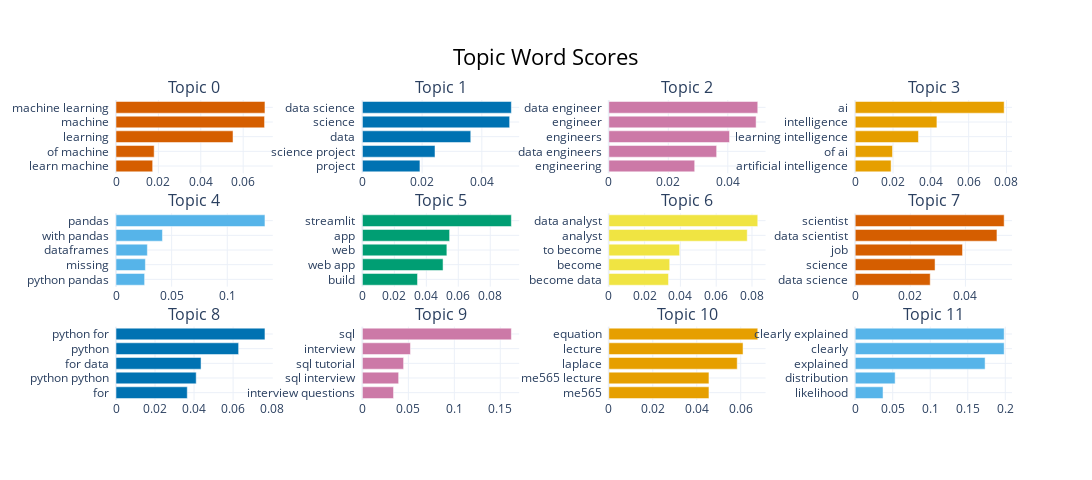

The cell this chart's notebook holds for it:
### Code cell
topic_model_base_title.visualize_barchart(top_n_topics=12, n_words=5, height=160, width=300)

### Figure 1 — Plotly figure (JSON) as saved in the notebook; plotly's stock layout.template omitted (floating-point values rounded to 4 significant figures)
{"data": [{"marker": {"color": "#D55E00"}, "orientation": "h", "type": "bar", "x": [0.01729, 0.01801, 0.05521, 0.07008, 0.07027], "xaxis": "x", "y": ["learn machine  ", "of machine  ", "learning  ", "machine  ", "machine learning  "], "yaxis": "y"}, {"marker": {"color": "#0072B2"}, "orientation": "h", "type": "bar", "x": [0.01927, 0.02432, 0.03629, 0.04932, 0.04989], "xaxis": "x2", "y": ["project  ", "science project  ", "data  ", "science  ", "data science  "], "yaxis": "y2"}, {"marker": {"color": "#CC79A7"}, "orientation": "h", "type": "bar", "x": [0.02887, 0.03625, 0.04058, 0.04951, 0.05007], "xaxis": "x3", "y": ["engineering  ", "data engineers  ", "engineers  ", "engineer  ", "data engineer  "], "yaxis": "y3"}, {"marker": {"color": "#E69F00"}, "orientation": "h", "type": "bar", "x": [0.01899, 0.01974, 0.03345, 0.04321, 0.07877], "xaxis": "x4", "y": ["artificial intelligence  ", "of ai  ", "learning intelligence  ", "intelligence  ", "ai  "], "yaxis": "y4"}, {"marker": {"color": "#56B4E9"}, "orientation": "h", "type": "bar", "x": [0.02571, 0.02642, 0.0282, 0.04174, 0.1339], "xaxis": "x5", "y": ["python pandas  ", "missing  ", "dataframes  ", "with pandas  ", "pandas  "], "yaxis": "y5"}, {"marker": {"color": "#009E73"}, "orientation": "h", "type": "bar", "x": [0.03447, 0.05047, 0.05286, 0.05456, 0.09321], "xaxis": "x6", "y": ["build  ", "web app  ", "web  ", "app  ", "streamlit  "], "yaxis": "y6"}, {"marker": {"color": "#F0E442"}, "orientation": "h", "type": "bar", "x": [0.03335, 0.03402, 0.03957, 0.07734, 0.08322], "xaxis": "x7", "y": ["become data  ", "become  ", "to become  ", "analyst  ", "data analyst  "], "yaxis": "y7"}, {"marker": {"color": "#D55E00"}, "orientation": "h", "type": "bar", "x": [0.02722, 0.02898, 0.03894, 0.05144, 0.05405], "xaxis": "x8", "y": ["data science  ", "science  ", "job  ", "data scientist  ", "scientist  "], "yaxis": "y8"}, {"marker": {"color": "#0072B2"}, "orientation": "h", "type": "bar", "x": [0.03653, 0.0411, 0.04358, 0.06284, 0.07634], "xaxis": "x9", "y": ["for  ", "python python  ", "for data  ", "python  ", "python for  "], "yaxis": "y9"}, {"marker": {"color": "#CC79A7"}, "orientation": "h", "type": "bar", "x": [0.03386, 0.03942, 0.04481, 0.05226, 0.162], "xaxis": "x10", "y": ["interview questions  ", "sql interview  ", "sql tutorial  ", "interview  ", "sql  "], "yaxis": "y10"}, {"marker": {"color": "#E69F00"}, "orientation": "h", "type": "bar", "x": [0.04555, 0.04555, 0.05841, 0.06106, 0.06775], "xaxis": "x11", "y": ["me565  ", "me565 lecture  ", "laplace  ", "lecture  ", "equation  "], "yaxis": "y11"}, {"marker": {"color": "#56B4E9"}, "orientation": "h", "type": "bar", "x": [0.0371, 0.05323, 0.1731, 0.1985, 0.1985], "xaxis": "x12", "y": ["likelihood  ", "distribution  ", "explained  ", "clearly  ", "clearly explained  "], "yaxis": "y12"}], "layout": {"annotations": [{"font": {"size": 16}, "showarrow": false, "text": "Topic 0", "x": 0.0875, "xanchor": "center", "xref": "paper", "y": 1, "yanchor": "bottom", "yref": "paper"}, {"font": {"size": 16}, "showarrow": false, "text": "Topic 1", "x": 0.3625, "xanchor": "center", "xref": "paper", "y": 1, "yanchor": "bottom", "yref": "paper"}, {"font": {"size": 16}, "showarrow": false, "text": "Topic 2", "x": 0.6375, "xanchor": "center", "xref": "paper", "y": 1, "yanchor": "bottom", "yref": "paper"}, {"font": {"size": 16}, "showarrow": false, "text": "Topic 3", "x": 0.9125, "xanchor": "center", "xref": "paper", "y": 1, "yanchor": "bottom", "yref": "paper"}, {"font": {"size": 16}, "showarrow": false, "text": "Topic 4", "x": 0.0875, "xanchor": "center", "xref": "paper", "y": 0.6222, "yanchor": "bottom", "yref": "paper"}, {"font": {"size": 16}, "showarrow": false, "text": "Topic 5", "x": 0.3625, "xanchor": "center", "xref": "paper", "y": 0.6222, "yanchor": "bottom", "yref": "paper"}, {"font": {"size": 16}, "showarrow": false, "text": "Topic 6", "x": 0.6375, "xanchor": "center", "xref": "paper", "y": 0.6222, "yanchor": "bottom", "yref": "paper"}, {"font": {"size": 16}, "showarrow": false, "text": "Topic 7", "x": 0.9125, "xanchor": "center", "xref": "paper", "y": 0.6222, "yanchor": "bottom", "yref": "paper"}, {"font": {"size": 16}, "showarrow": false, "text": "Topic 8", "x": 0.0875, "xanchor": "center", "xref": "paper", "y": 0.2444, "yanchor": "bottom", "yref": "paper"}, {"font": {"size": 16}, "showarrow": false, "text": "Topic 9", "x": 0.3625, "xanchor": "center", "xref": "paper", "y": 0.2444, "yanchor": "bottom", "yref": "paper"}, {"font": {"size": 16}, "showarrow": false, "text": "Topic 10", "x": 0.6375, "xanchor": "center", "xref": "paper", "y": 0.2444, "yanchor": "bottom", "yref": "paper"}, {"font": {"size": 16}, "showarrow": false, "text": "Topic 11", "x": 0.9125, "xanchor": "center", "xref": "paper", "y": 0.2444, "yanchor": "bottom", "yref": "paper"}], "height": 480, "hoverlabel": {"bgcolor": "white", "font": {"family": "Rockwell", "size": 16}}, "showlegend": false, "title": {"font": {"color": "Black", "size": 22}, "text": "Topic Word Scores", "x": 0.5, "xanchor": "center", "yanchor": "top"}, "width": 1200, "xaxis": {"anchor": "y", "domain": [0, 0.175], "showgrid": true}, "xaxis10": {"anchor": "y10", "domain": [0.275, 0.45], "showgrid": true}, "xaxis11": {"anchor": "y11", "domain": [0.55, 0.725], "showgrid": true}, "xaxis12": {"anchor": "y12", "domain": [0.825, 1], "showgrid": true}, "xaxis2": {"anchor": "y2", "domain": [0.275, 0.45], "showgrid": true}, "xaxis3": {"anchor": "y3", "domain": [0.55, 0.725], "showgrid": true}, "xaxis4": {"anchor": "y4", "domain": [0.825, 1], "showgrid": true}, "xaxis5": {"anchor": "y5", "domain": [0, 0.175], "showgrid": true}, "xaxis6": {"anchor": "y6", "domain": [0.275, 0.45], "showgrid": true}, "xaxis7": {"anchor": "y7", "domain": [0.55, 0.725], "showgrid": true}, "xaxis8": {"anchor": "y8", "domain": [0.825, 1], "showgrid": true}, "xaxis9": {"anchor": "y9", "domain": [0, 0.175], "showgrid": true}, "yaxis": {"anchor": "x", "domain": [0.7556, 1], "showgrid": true}, "yaxis10": {"anchor": "x10", "domain": [0, 0.2444], "showgrid": true}, "yaxis11": {"anchor": "x11", "domain": [0, 0.2444], "showgrid": true}, "yaxis12": {"anchor": "x12", "domain": [0, 0.2444], "showgrid": true}, "yaxis2": {"anchor": "x2", "domain": [0.7556, 1], "showgrid": true}, "yaxis3": {"anchor": "x3", "domain": [0.7556, 1], "showgrid": true}, "yaxis4": {"anchor": "x4", "domain": [0.7556, 1], "showgrid": true}, "yaxis5": {"anchor": "x5", "domain": [0.3778, 0.6222], "showgrid": true}, "yaxis6": {"anchor": "x6", "domain": [0.3778, 0.6222], "showgrid": true}, "yaxis7": {"anchor": "x7", "domain": [0.3778, 0.6222], "showgrid": true}, "yaxis8": {"anchor": "x8", "domain": [0.3778, 0.6222], "showgrid": true}, "yaxis9": {"anchor": "x9", "domain": [0, 0.2444], "showgrid": true}}}
